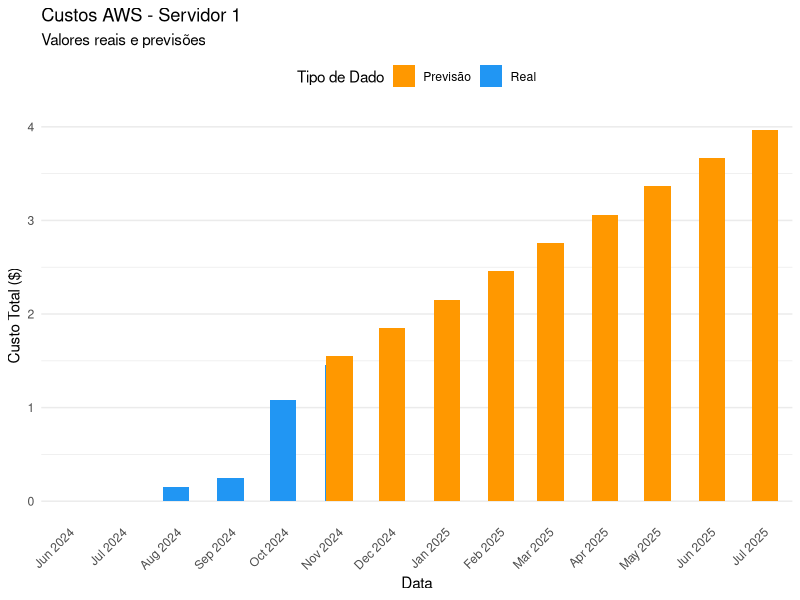

Source code (R):

library(forecast)
library(tidyverse)

set.seed(123)

servidor1 <- data.frame(
  data = seq(as.Date("2024-06-01"), as.Date("2024-11-01"), by = "month"),
  custo = c(0, 0, 0.15, 0.25, 1.08, 1.45)
)


meses_previsao <- 9

ts_data <- ts(servidor1$custo, frequency = 12)


modelo <- tslm(ts_data ~ trend)
modelo


previsao <- forecast(modelo, h = meses_previsao)


previsao


datas_futuras <- seq(max(servidor1$data) + 1, by = "month", length.out = length(previsao$mean))
resultados_df <- data.frame(
  data = datas_futuras,
  custo = as.numeric(previsao$mean),
  tipo = "Previsão"
)

dados_historicos <- servidor1
dados_historicos$tipo <- "Real"

# Combinando dados históricos e previsões
dados_completos <- rbind(
  dados_historicos,
  resultados_df
)

dados_completos$servidor <- "Servidor 1"

cores <- c("Real" = "#2196F3", "Previsão" = "#FF9800")

ggplot(dados_completos, 
       aes(x = data, y = custo, fill = tipo)) +
  geom_bar(stat = "identity", position = "dodge", width = 15) +
  scale_fill_manual(values = cores) +
  theme_minimal() +
  labs(title = "Custos AWS - Servidor 1",
       subtitle = "Valores reais e previsões",
       x = "Data",
       y = "Custo Total ($)",
       fill = "Tipo de Dado") +
  scale_x_date(date_breaks = "1 month", 
               date_labels = "%b %Y",
               expand = expansion(mult = c(0.02, 0.02))) +
  theme(
    axis.text.x = element_text(angle = 45, hjust = 1),
    legend.position = "top",
    panel.grid.major.x = element_blank(),
    panel.grid.minor.x = element_blank()
  )





# Calculando preço da LAMBDA:

# Roda a cada 10 segundos, ou seja, 360 vezes por hora. Um mes tem aproximadamente 720 horas
total_execucoes = 360 * 720
# Cada csv tem 435 Bytes
tamanho_total_dados = 435 * total_execucoes
# arredondando para mb
tamanho_total_dados <- round(tamanho_total_dados / (1024^2), 2)

# A LAMBDA cobra por uso de RAM por segundo (GB-segundo)

#informações do cloudWatch
memoria_alocada = 0.5 #0.5 GB ou seja 512 mb
duracao_media = 0.2 #segundos

duracao_gb_segundos = total_execucoes * duracao_media * memoria_alocada
duracao_gb_segundos

preco_gb_segundo = 0.0000166667

preco_lambda = duracao_gb_segundos * preco_gb_segundo
preco_lambda

#custos aws:
custo_leitura_s3 = 0.0004 # por 1000
custo_gravacao_s3 = 0.005 # por 1000
custo_leitura_total =  (total_execucoes / 1000)  * custo_leitura_s3
custo_gravacao_total = (total_execucoes / 1000)  * custo_gravacao_s3

custo_leitura_total
custo_gravacao_total

custo_s3 = custo_gravacao_total + custo_leitura_total
custo_s3

custo_total = custo_s3 + preco_lambda
custo_total




